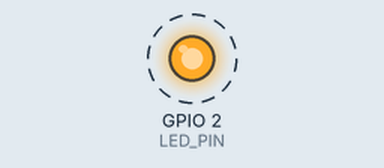
Simulated run of this sketch. Board: ESP32. Shown: output pins drawn as LEDs (lit = HIGH). Dashed ring = blinking. What the sketch prints to the serial monitor is not drawn.

Above: at 0.2 s.
Timing chart, 0 to 3.0 s (numbered marks = the images above):
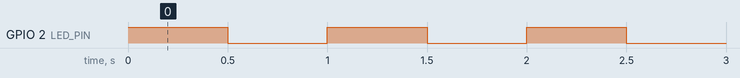

Measured:
- by itself, GPIO 2 (LED_PIN): alternates HIGH for 0.50 s and LOW for 0.50 s

The sketch:

m-2-1-erstes-leben.ino
```cpp
// 0 to Hero – Mission 2.1: Erstes Leben
// Lässt die eingebaute LED blinken und meldet sich über die serielle Schnittstelle.
// Board: "ESP32 Dev Module"

const int LED_PIN = 2;  // eingebaute LED vieler ESP32-DevKits (nicht bei jedem Board vorhanden)

void setup() {
  Serial.begin(115200);
  pinMode(LED_PIN, OUTPUT);
}

void loop() {
  digitalWrite(LED_PIN, HIGH);
  delay(500);
  digitalWrite(LED_PIN, LOW);
  delay(500);

  // Gerätenachweis für die Website: enthält die eindeutige Kennung deines Chips
  Serial.printf("KW-CHECK:m-2-1:%012llX\n", (unsigned long long)ESP.getEfuseMac());
}
```
